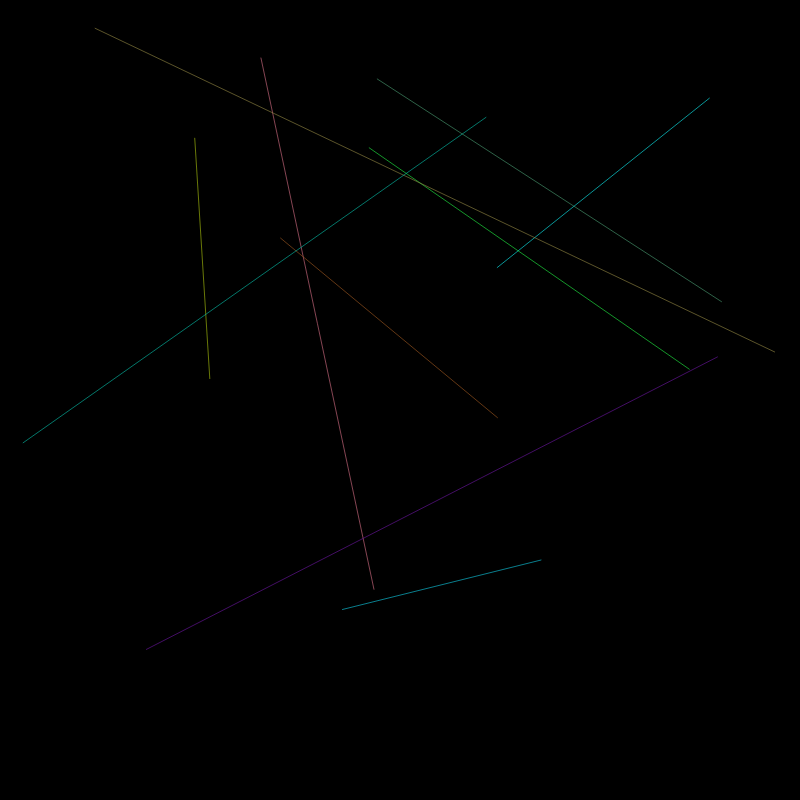
Frame 1 (no input)
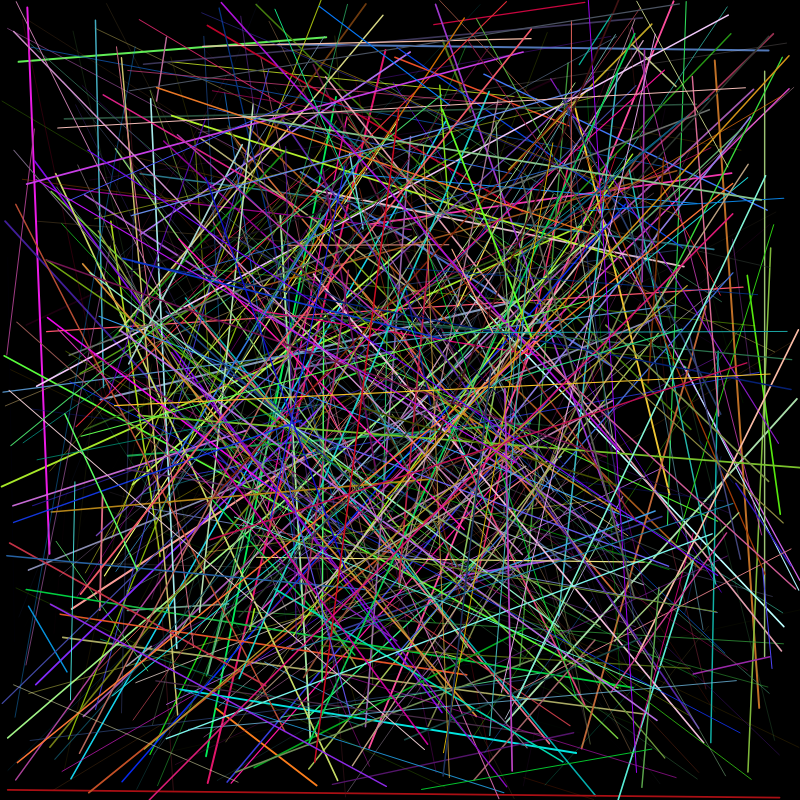
Frame 60 (no input)
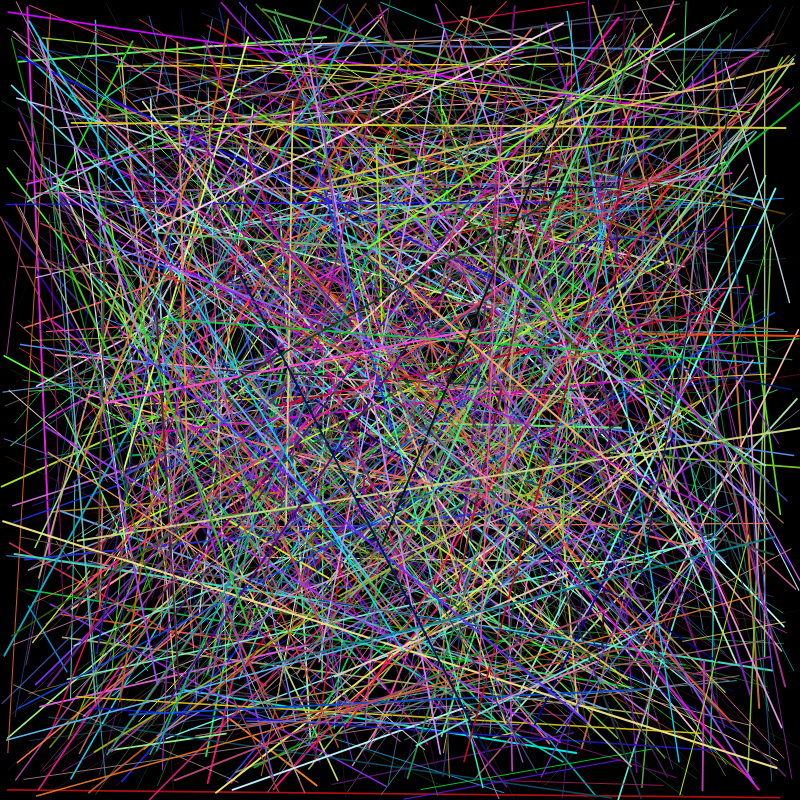
Frame 120 (the mouse pressed at the canvas centre since frame 60)

The p5.js sketch that drew these frames (run headless with seeded random() and noise() and a simulated clock; from frame 60 on, the mouse is pressed at the canvas centre):

// p5.js sketch
// ── sketch.js
let x, y;

function setup() {
  createCanvas(800, 800);
  background(0);
  x = random(width);
  y = random(height);
}

function draw() {
  let r = random(1);
  if (r < 0.1) {
    x = random(width);
    y = random(height);
  } else if (r < 0.2) {
    x += random(-10, 10);
    y += random(-10, 10);
  } else if (r < 0.3) {
    x += random(-30, 30);
    y += random(-30, 30);
  } else if (r < 0.4) {
    x += random(-50, 50);
    y += random(-50, 50);
  } else {
    x += random(-5, 5);
    y += random(-5, 5);
  }
  x = constrain(x, 0, width-1);
  y = constrain(y, 0, height-1);
  stroke(255);
  
  // ellipse(x,y,random(10,70))
  
  
  
  
  strokeWeight(random(0,2))
  
  for (let i = 0; i < 10; i++) {
    let x1 = random(width);
    let y1 = random(height);
    let x2 = random(width);
    let y2 = random(height);
    stroke(random(255), random(255), random(255));
    line(x1, y1, x2, y2);
  }
}
